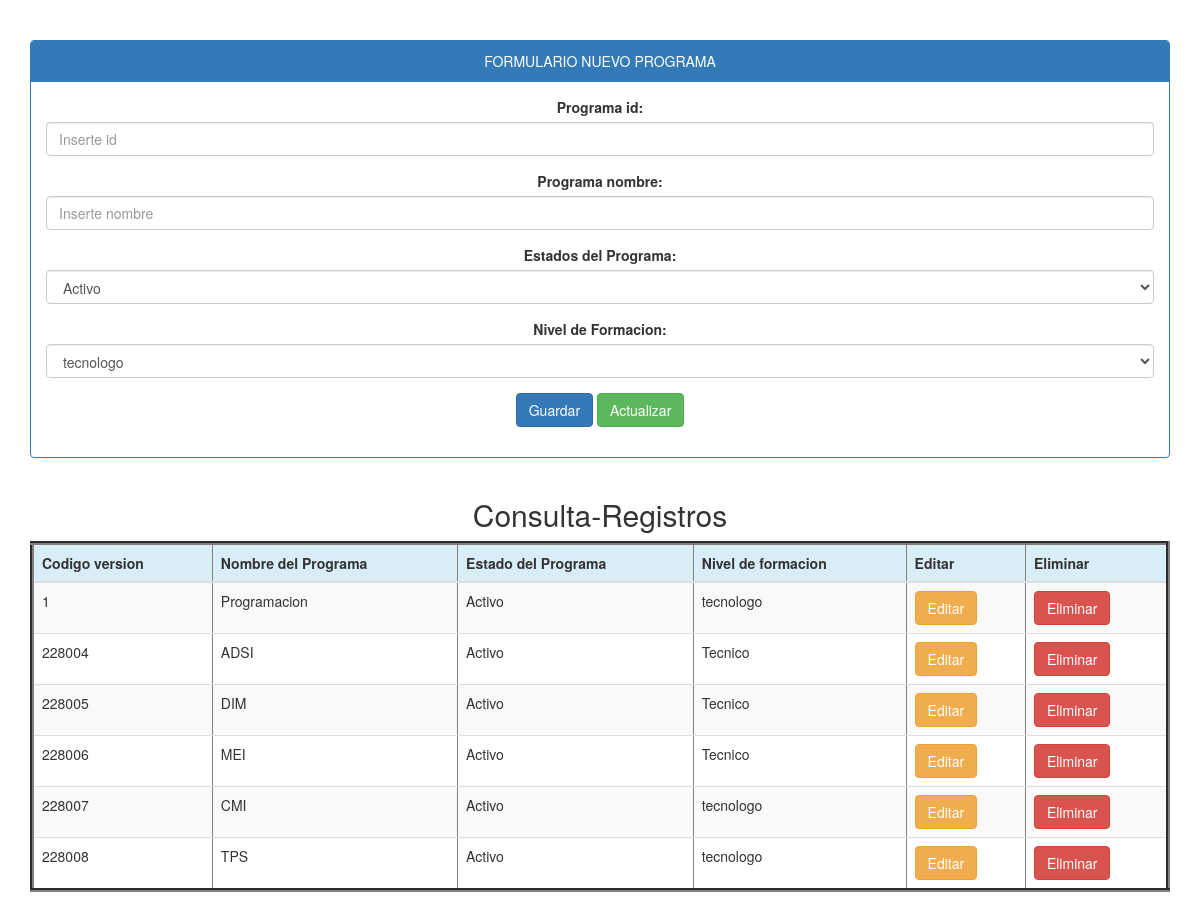
Page /Programa/documento.php on the committed database.
### tables this page shows
CREATE TABLE `program` (
  `programCode_version` varchar(15) NOT NULL,
  `programName` varchar(100) NOT NULL,
  `programStatusID` varchar(40) NOT NULL,
  `idLevelTraining` varchar(40) NOT NULL
);

CREATE TABLE `leveltraining` (
  `idLevelTraining` varchar(40) NOT NULL,
  `descripcion` varchar(100) NOT NULL,
  `state` tinyint(1) NOT NULL
);

### Programa/Controller.php (called while the page is built, shortened)
<?php
class programa{
public function _get ($k){return $this->$k;}
public function _set ($k,$V){return $this-> $k = $V;}
}
?>

### conexion.php (called while the page is built)
<?php
class database {
	public static function conectar (){
	try{
	$pdo=new PDO('mysql:host=localhost;dbname=db_SOSP; charset=utf8','root','');
 	$pdo->setAttribute (PDO::ATTR_ERRMODE,PDO::ERRMODE_EXCEPTION);
 	return $pdo;
	}catch (Exception $e){
	die($e->getMessage());
		}
	}
}
?>

### Programa/Model.php (called while the page is built, shortened)
<?php
class programaClas{
	private $pdo;
	public function __CONSTRUCT(){
	try{
	$this ->pdo=database::conectar();
	}catch(Exception $ex){
	die($e->getMessage());
	}
	}
public function Listar(){
	try{
		$result = array();
		$stm = $this->pdo->Prepare('SELECT * FROM program ');
		$stm->execute();
		foreach($stm->fetchAll(PDO::FETCH_OBJ) as $r) {
			$usu = new programa();
			$usu->_SET('programCode_version', $r->programCode_version);
			$usu->_SET('programName', $r->programName);
			$usu->_SET('programStatusID', $r->programStatusID);
			$usu->_SET('idLevelTraining', $r->idLevelTraining);
			$result[] = $usu;
		}
		return $result;
	}
	catch(Exception $e){
		die ($e->getMessage());
	}
}
}
?>

### Programa/documento.php (the view, shortened to what this page needs)
<?php
require_once '../conexion.php';
$usu = new programa();
$model = new programaClas();
$db = database::conectar();
?>
<!DOCTYPE html>
<html lang="es">
<head>
	<link rel="stylesheet"  href="../bootstrap/css/bootstrap.css">
	<link rel="stylesheet" type="text/css" href="css/bootstrap.min.css">
</head>
<body>
<center>
<div class="container">
	<div class="panel panel-primary">
	<div class="panel-heading">FORMULARIO NUEVO PROGRAMA</div>
	<div class="panel-body">
<form action ="" method="post">
	<div class="form-group">
		<label>Programa id:</label>
		<input type="number" name="programCode_version" value="<?php echo $usu->_GET('programCode_version')?>" class="form-control" placeholder="Inserte id" required>
	</div>
	<div class="form-group">
		<label>Programa nombre:</label>
		<input type="text" name="programName" value="<?php echo $usu->_GET('programName')?>" class="form-control" placeholder="Inserte nombre" required>
	</div>
	<div class="form-group">
	<label>Estados del Programa:</label>
	<select class="form-control" name="programStatusID">
	<?php
	foreach($db-> query('SELECT * FROM programStatus')as $row){
	echo '<option value="'.$row['programStatusID'].'">'.$row['programStatusID'].'</option>';
	}
	?>
	</select>
	</div>
	<div class="form-group">
	<label>Nivel de Formacion:</label>
	<select class="form-control" name="idLevelTraining">
	<?php
	foreach($db-> query('SELECT * FROM LevelTraining')as $row){
	echo '<option value="'.$row['idLevelTraining'].'">'.$row['descripcion'].'</option>';
	}
	?>
	</select>
	</div>
	<div class="form-group">
		<input type="submit" class="btn btn-primary" value="Guardar" onclick="this.form.action='?action=registrar';"/>
		<input type="submit" class="btn btn-success" value="Actualizar" onclick="this.form.action='?action=Actualizar';"/>
	</div>
	</form>
	</div>
	</div>
	</div>
	<div class="container">
		<h2>Consulta-Registros</h2>
		<div class="table-responsive">
			<table border="4" class="table table-striped">
			<thead>
				<tr class="info">
					<th>Codigo version</th>
					<th>Nombre del Programa</th>
					<th>Estado del Programa</th>
					<th>Nivel de formacion</th>
					<th>Editar</th>
					<th>Eliminar</th>
					</tr>
			</thead>
		<?php
		foreach ($model->Listar() as $r){
			?>
			<?php
			$r->_GET('idLevelTraining');
		$numero=$r->_GET('idLevelTraining');
			?>
			<tr>
			<td><?php echo $r->_GET('programCode_version');?></td>
			<td><?php echo $r->_GET('programName');?></td>
			<td><?php echo $r->_GET('programStatusID');?></td>
			<td><?php if (isset($numero)) {
		foreach($db-> query('SELECT descripcion FROM LevelTraining where idLevelTraining='.$r->_GET('idLevelTraining').'')as $row){
       echo $row['descripcion'];
	}
}
	?></td>
			<td>
				<a href="?action=editar&programCode_version=<?php echo $r->_GET('programCode_version'); ?>" class="btn btn-warning">Editar</a>
			</td>
			<td>
				<a href="?action=eliminar&programCode_version=<?php echo $r->_GET('programCode_version'); ?>" class="btn btn-danger" onclick ="return confirm('¿Esta seguro de eliminar este Usuario?')">Eliminar</a>
			</td>
			</tr>
		<?php } ?>
			</table>
			</div>
			</div>
</center>
</body>
</html>

### rows in the picture
program: _GET "1", _GET "Programacion", _GET "Activo"
leveltraining: descripcion "tecnologo"
program: _GET "228004", _GET "ADSI", _GET "Activo"
leveltraining: descripcion "Tecnico"
program: _GET "228005", _GET "DIM", _GET "Activo"
program: _GET "228006", _GET "MEI", _GET "Activo"
program: _GET "228007", _GET "CMI", _GET "Activo"
program: _GET "228008", _GET "TPS", _GET "Activo"

### other values in the picture
form field programStatusID "Activo"
form field idLevelTraining "tecnologo"
